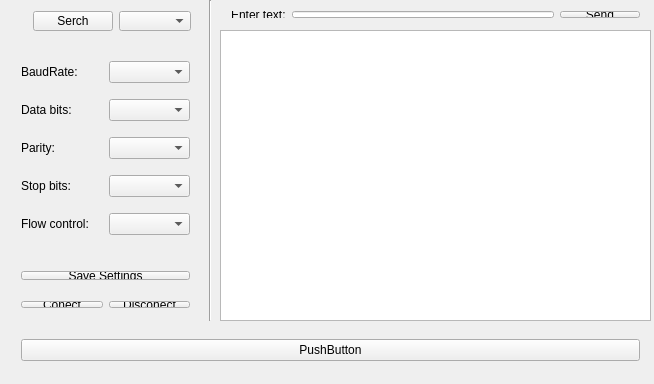
<?xml version="1.0" encoding="UTF-8"?>
<ui version="4.0">
 <class>MainWindow</class>
 <widget class="QMainWindow" name="MainWindow">
  <property name="geometry">
   <rect>
    <x>0</x>
    <y>0</y>
    <width>654</width>
    <height>384</height>
   </rect>
  </property>
  <property name="sizePolicy">
   <sizepolicy hsizetype="Fixed" vsizetype="Fixed">
    <horstretch>0</horstretch>
    <verstretch>0</verstretch>
   </sizepolicy>
  </property>
  <property name="windowTitle">
   <string>Shag_Drive</string>
  </property>
  <widget class="QWidget" name="centralWidget">
   <widget class="QWidget" name="verticalLayoutWidget">
    <property name="geometry">
     <rect>
      <x>11</x>
      <y>0</y>
      <width>191</width>
      <height>42</height>
     </rect>
    </property>
    <layout class="QHBoxLayout" name="horizontalLayout">
     <item>
      <spacer name="horizontalSpacer">
       <property name="orientation">
        <enum>Qt::Horizontal</enum>
       </property>
       <property name="sizeHint" stdset="0">
        <size>
         <width>40</width>
         <height>20</height>
        </size>
       </property>
      </spacer>
     </item>
     <item>
      <widget class="QPushButton" name="Btn_Serch">
       <property name="text">
        <string>Serch</string>
       </property>
      </widget>
     </item>
     <item>
      <widget class="QComboBox" name="PortNameBox"/>
     </item>
    </layout>
   </widget>
   <widget class="QWidget" name="gridLayoutWidget">
    <property name="geometry">
     <rect>
      <x>10</x>
      <y>40</y>
      <width>191</width>
      <height>221</height>
     </rect>
    </property>
    <layout class="QGridLayout" name="gridLayout">
     <item row="0" column="0">
      <widget class="QLabel" name="lBR">
       <property name="text">
        <string>BaudRate:</string>
       </property>
      </widget>
     </item>
     <item row="3" column="1">
      <widget class="QComboBox" name="StopBitsBox">
       <property name="enabled">
        <bool>true</bool>
       </property>
      </widget>
     </item>
     <item row="2" column="1">
      <widget class="QComboBox" name="ParityBox">
       <property name="enabled">
        <bool>true</bool>
       </property>
      </widget>
     </item>
     <item row="1" column="1">
      <widget class="QComboBox" name="DataBitsBox">
       <property name="enabled">
        <bool>true</bool>
       </property>
      </widget>
     </item>
     <item row="0" column="1">
      <widget class="QComboBox" name="BaudRateBox">
       <property name="enabled">
        <bool>true</bool>
       </property>
      </widget>
     </item>
     <item row="4" column="1">
      <widget class="QComboBox" name="FlowControlBox">
       <property name="enabled">
        <bool>true</bool>
       </property>
      </widget>
     </item>
     <item row="1" column="0">
      <widget class="QLabel" name="lDB">
       <property name="text">
        <string>Data bits:</string>
       </property>
      </widget>
     </item>
     <item row="2" column="0">
      <widget class="QLabel" name="lP">
       <property name="text">
        <string>Parity:</string>
       </property>
      </widget>
     </item>
     <item row="3" column="0">
      <widget class="QLabel" name="lSB">
       <property name="text">
        <string>Stop bits:</string>
       </property>
      </widget>
     </item>
     <item row="4" column="0">
      <widget class="QLabel" name="lFC">
       <property name="text">
        <string>Flow control:</string>
       </property>
      </widget>
     </item>
    </layout>
   </widget>
   <widget class="Line" name="line">
    <property name="geometry">
     <rect>
      <x>200</x>
      <y>0</y>
      <width>20</width>
      <height>321</height>
     </rect>
    </property>
    <property name="sizePolicy">
     <sizepolicy hsizetype="Expanding" vsizetype="Maximum">
      <horstretch>0</horstretch>
      <verstretch>0</verstretch>
     </sizepolicy>
    </property>
    <property name="orientation">
     <enum>Qt::Vertical</enum>
    </property>
   </widget>
   <widget class="QWidget" name="verticalLayoutWidget_2">
    <property name="geometry">
     <rect>
      <x>10</x>
      <y>290</y>
      <width>191</width>
      <height>29</height>
     </rect>
    </property>
    <layout class="QHBoxLayout" name="horizontalLayout_3">
     <item>
      <widget class="QPushButton" name="BtnConnect">
       <property name="enabled">
        <bool>true</bool>
       </property>
       <property name="text">
        <string>Conect</string>
       </property>
      </widget>
     </item>
     <item>
      <widget class="QPushButton" name="BtnDisconect">
       <property name="enabled">
        <bool>true</bool>
       </property>
       <property name="text">
        <string>Disconect</string>
       </property>
      </widget>
     </item>
    </layout>
   </widget>
   <widget class="QWidget" name="verticalLayoutWidget_3">
    <property name="geometry">
     <rect>
      <x>220</x>
      <y>0</y>
      <width>431</width>
      <height>29</height>
     </rect>
    </property>
    <layout class="QHBoxLayout" name="horizontalLayout_2">
     <item>
      <widget class="QLabel" name="lEn">
       <property name="text">
        <string>Enter text:</string>
       </property>
      </widget>
     </item>
     <item>
      <widget class="QLineEdit" name="cEnterText"/>
     </item>
     <item>
      <widget class="QPushButton" name="cBtnSend">
       <property name="text">
        <string>Send</string>
       </property>
      </widget>
     </item>
    </layout>
   </widget>
   <widget class="QPlainTextEdit" name="consol">
    <property name="enabled">
     <bool>true</bool>
    </property>
    <property name="geometry">
     <rect>
      <x>220</x>
      <y>30</y>
      <width>431</width>
      <height>291</height>
     </rect>
    </property>
    <property name="readOnly">
     <bool>true</bool>
    </property>
   </widget>
   <widget class="QWidget" name="verticalLayoutWidget_4">
    <property name="geometry">
     <rect>
      <x>10</x>
      <y>260</y>
      <width>191</width>
      <height>31</height>
     </rect>
    </property>
    <layout class="QVBoxLayout" name="verticalLayout">
     <item>
      <widget class="QPushButton" name="BtnSave">
       <property name="text">
        <string>Save Settings</string>
       </property>
      </widget>
     </item>
    </layout>
   </widget>
   <widget class="QWidget" name="horizontalLayoutWidget">
    <property name="geometry">
     <rect>
      <x>10</x>
      <y>320</y>
      <width>641</width>
      <height>61</height>
     </rect>
    </property>
    <layout class="QHBoxLayout" name="horizontalLayout_4">
     <item>
      <widget class="QPushButton" name="pushButton">
       <property name="text">
        <string>PushButton</string>
       </property>
      </widget>
     </item>
    </layout>
   </widget>
  </widget>
 </widget>
 <layoutdefault spacing="6" margin="11"/>
 <resources/>
 <connections/>
</ui>
